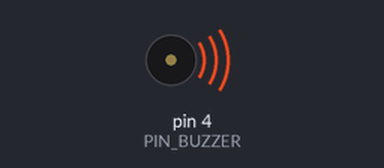
A sketch run on a simulated Arduino Uno, built with avr-gcc and run on an emulated ATmega328P. On the bench: buzzer (waves = sounding, pin HIGH).

Above: at 0.05 s.
Timing chart, 0 to 40.0 s (numbered marks = the images above):
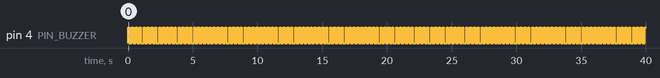

Measured:
- by itself, pin 4 (PIN_BUZZER): alternates HIGH for 0.10 s and LOW for 0.20 s

The sketch:

buzzer_demo.ino
```cpp
#define PIN_BUZZER 4

void setup()
{
  pinMode(PIN_BUZZER, OUTPUT);
}

void loop() {
 for (int i=40; i<255; i++)
 {
  digitalWrite(PIN_BUZZER,HIGH); // apply 5V to pin 4
  delay(100);
  digitalWrite(PIN_BUZZER,LOW); // apply 0V to pin 4
  delay(200);
 }
 delay(3000);
}
```
